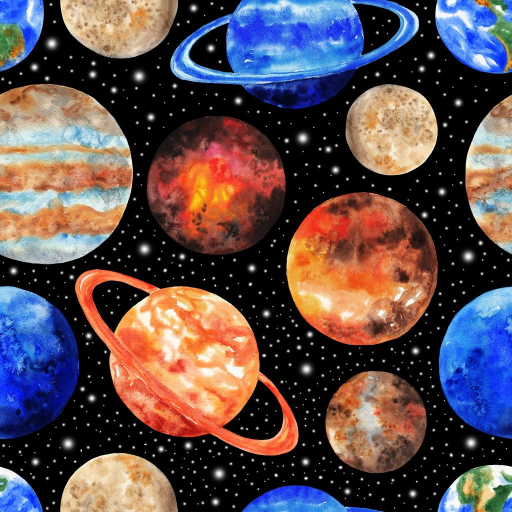
#> input picture Images/planets.jpg, 1024 x 1024 px (shown at 1/2 size)
$ python main.py
#> lines starting #> are read from the running program, lines starting #| are printed output that depends on the picture; after the words box and inside, x2 and y2 are one past the last pixel; in counts of white or black regions, pixels touching at a corner belong together
### Utils.py
import cv2
import numpy
import os


# [101 lines left out: functions makeRandomPicture, hammerContours, approx, lineDetect, not called in this run]


def circleDetect():
    planets = cv2.imread('Images/planets.jpg')
#> planets is the input picture: shape (1024, 1024, 3); mean B, G, R 80.3, 77.4, 94
    gray_img = cv2.cvtColor(planets, cv2.COLOR_BGR2GRAY)
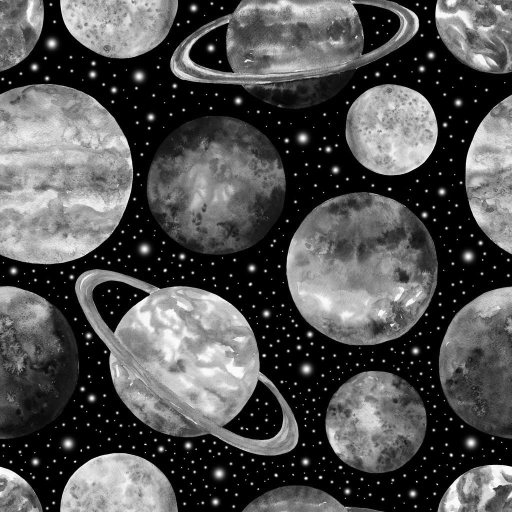
#> gray_img: shape (1024, 1024) (shown at 1/2 size); min 0, max 255, mean 82.7
    img = cv2.medianBlur(gray_img, 5)
    cv2.cvtColor(img, cv2.COLOR_GRAY2BGR)

    circles = cv2.HoughCircles(img, cv2.HOUGH_GRADIENT, 1, 120, param1=150, param2=30, minRadius=90, maxRadius=180)
#> circles = [[433.5, 370.5, 138.5], [722.5, 536.5, 152.1], [370.5, 723.5, 147.4], [751.5, 844.5, 101.7], [782.5, 259.5, 91.9], [241.5, 2.5, 113.6], [1021.5, 726.5, 148.2], [237.5, 1020.5, 115.6], [96.5, 356.5, 170.6], [434.5, 870.5, 139.8], [444.5, 54.5, 97.1], [998.5, 29.5, 116.9]]
    circles = numpy.uint16(numpy.around(circles))
#> circles = [[434, 370, 138], [722, 536, 152], [370, 724, 147], [752, 844, 102], [782, 260, 92], [242, 2, 114], [1022, 726, 148], [238, 1020, 116], [96, 356, 171], [434, 870, 140], [444, 54, 97], [998, 30, 117]]
    print(len(circles), circles)
#| 1 [[[ 434  370  138]
#|   [ 722  536  152]
#|   [ 370  724  147]
#|   [ 752  844  102]
#|   [ 782  260   92]
#|   [ 242    2  114]
#|   [1022  726  148]
#|   [ 238 1020  116]
#|   [  96  356  171]
#|   [ 434  870  140]
#|   [ 444   54   97]
#|   [ 998   30  117]]]
    for i in circles[0, :]:
        # draw the outer circle
        cv2.circle(planets, (i[0], i[1]), i[2], (0, 255, 0), 2)
        # draw the center of the circle
        cv2.circle(planets, (i[0], i[1]), 2, (0, 0, 255), 2)
#> this loop made 12 passes
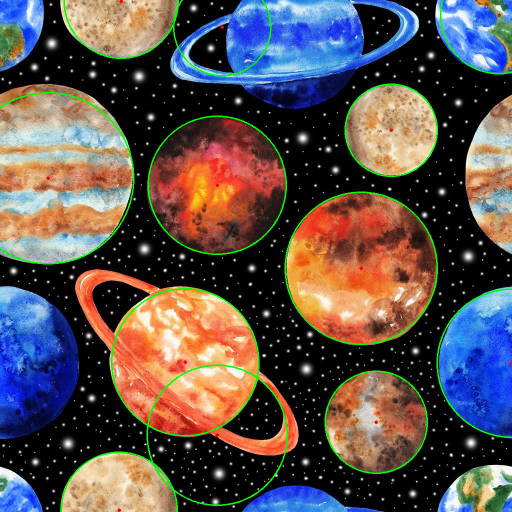
#> planets: shape (1024, 1024, 3) (shown at 1/2 size); 2.13% of pixels changed, all inside (x1, y1, x2, y2) = (0, 0, 1024, 1024)

    cv2.imshow('HoughCircles', planets)
    cv2.waitKey()
    cv2.destroyAllWindows()

### main.py
import cv2
import numpy
from scipy import ndimage
from Utils import hammerContours, approx, lineDetect, circleDetect


# [56 lines left out: functions passFilter, cannyEdge, imageContours, main, not called in this run]


if __name__ == "__main__":
    print('Hello, Open Source Computer Vision(OpenCV)')
    # [7 lines of commented-out code are left out]
    circleDetect()
